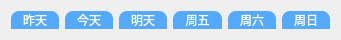
   <widget class="QWidget" name="layoutWidget">
    <property name="geometry">
     <rect>
      <x>20</x>
      <y>20</y>
      <width>341</width>
      <height>21</height>
     </rect>
    </property>
    <layout class="QHBoxLayout" name="HLchineseday">
     <item>
      <widget class="QLabel" name="Cday01">
       <property name="maximumSize">
        <size>
         <width>16777215</width>
         <height>19</height>
        </size>
       </property>
       <property name="styleSheet">
        <string notr="true">background-color: rgb(85, 170, 255);
color: rgb(255, 255, 255);
border-top-right-radius:8px;
border-top-left-radius:8px;</string>
       </property>
       <property name="text">
        <string>昨天</string>
       </property>
       <property name="alignment">
        <set>Qt::AlignCenter</set>
       </property>
      </widget>
     </item>
     <item>
      <widget class="QLabel" name="Cday02">
       <property name="maximumSize">
        <size>
         <width>16777215</width>
         <height>19</height>
        </size>
       </property>
       <property name="styleSheet">
        <string notr="true">background-color: rgb(85, 170, 255);
color: rgb(255, 255, 255);
border-top-right-radius:8px;
border-top-left-radius:8px;</string>
       </property>
       <property name="text">
        <string>今天</string>
       </property>
       <property name="alignment">
        <set>Qt::AlignCenter</set>
       </property>
      </widget>
     </item>
     <item>
      <widget class="QLabel" name="Cday03">
       <property name="maximumSize">
        <size>
         <width>16777215</width>
         <height>19</height>
        </size>
       </property>
       <property name="styleSheet">
        <string notr="true">background-color: rgb(85, 170, 255);
color: rgb(255, 255, 255);
border-top-right-radius:8px;
border-top-left-radius:8px;</string>
       </property>
       <property name="text">
        <string>明天</string>
       </property>
       <property name="alignment">
        <set>Qt::AlignCenter</set>
       </property>
      </widget>
     </item>
     <item>
      <widget class="QLabel" name="Cday04">
       <property name="maximumSize">
        <size>
         <width>16777215</width>
         <height>19</height>
        </size>
       </property>
       <property name="styleSheet">
        <string notr="true">background-color: rgb(85, 170, 255);
color: rgb(255, 255, 255);
border-top-right-radius:8px;
border-top-left-radius:8px;</string>
       </property>
       <property name="text">
        <string>周五</string>
       </property>
       <property name="alignment">
        <set>Qt::AlignCenter</set>
       </property>
      </widget>
     </item>
     <item>
      <widget class="QLabel" name="Cday05">
       <property name="maximumSize">
        <size>
         <width>16777215</width>
         <height>19</height>
        </size>
       </property>
       <property name="styleSheet">
        <string notr="true">background-color: rgb(85, 170, 255);
color: rgb(255, 255, 255);
border-top-right-radius:8px;
border-top-left-radius:8px;</string>
       </property>
       <property name="text">
        <string>周六</string>
       </property>
       <property name="alignment">
        <set>Qt::AlignCenter</set>
       </property>
      </widget>
     </item>
     <item>
      <widget class="QLabel" name="Cday06">
       <property name="maximumSize">
        <size>
         <width>16777215</width>
         <height>19</height>
        </size>
       </property>
       <property name="styleSheet">
        <string notr="true">background-color: rgb(85, 170, 255);
color: rgb(255, 255, 255);
border-top-right-radius:8px;
border-top-left-radius:8px;</string>
       </property>
       <property name="text">
        <string>周日</string>
       </property>
       <property name="alignment">
        <set>Qt::AlignCenter</set>
       </property>
      </widget>
     </item>
    </layout>
   </widget>
